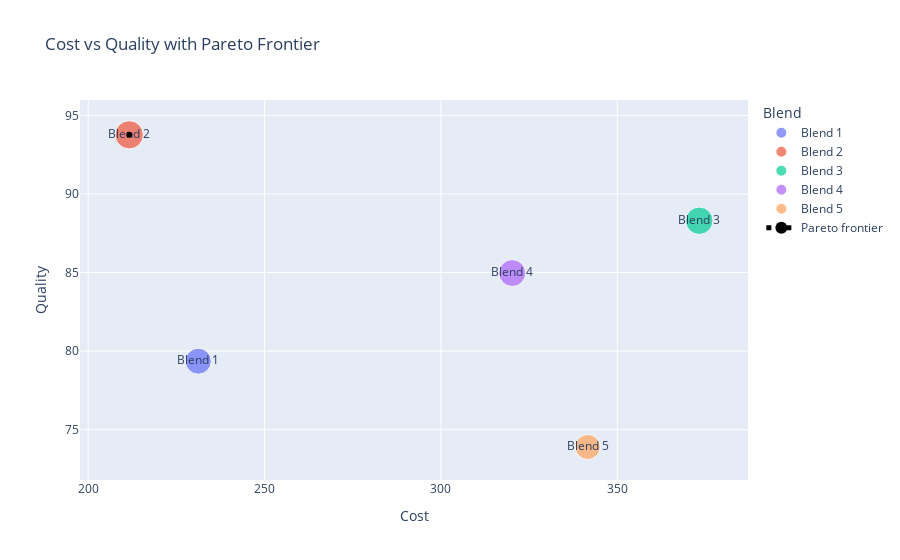

Notebook source saved alongside this figure:
### Code cell
import numpy as np
import pandas as pd
import plotly.express as px
import plotly.graph_objects as go
from itertools import combinations

# ----------------------------------------------------------------------
# SYNTHETIC DATA (5 blends, 5 components per blend, 10 properties)
# ----------------------------------------------------------------------
np.random.seed(42)

n_blends = 5
n_components = 5
n_properties = 10

# Blend-level data
blends = pd.DataFrame({
    "Blend": [f"Blend {i+1}" for i in range(n_blends)],
    "Quality": np.round(np.random.uniform(70, 95, n_blends), 2),
    "Cost": np.round(np.random.uniform(200, 400, n_blends), 2)
})

# Properties per blend
for j in range(n_properties):
    blends[f"Prop{j+1}"] = np.round(np.random.uniform(0.5, 1.5, n_blends), 2)

# Component-level data
components = []
for b in blends["Blend"]:
    fractions = np.random.dirichlet(np.ones(n_components), 1)[0]  # fractions sum to 1
    for i in range(n_components):
        comp_props = np.round(np.random.uniform(0.5, 1.5, n_properties), 2)
        components.append({
            "Blend": b,
            "Component": f"C{i+1}",
            "Fraction": fractions[i],
            **{f"Prop{j+1}": comp_props[j] for j in range(n_properties)}
        })

components = pd.DataFrame(components)

# ----------------------------------------------------------------------
# 1. COST VS QUALITY SCATTER + PARETO FRONT
# ----------------------------------------------------------------------
fig1 = px.scatter(
    blends, x="Cost", y="Quality",
    text="Blend", color="Blend", size="Quality",
    title="Cost vs Quality with Pareto Frontier"
)

# Compute Pareto frontier (min cost, max quality)
points = blends[["Cost", "Quality"]].values
pareto = []
for i, p in enumerate(points):
    if not np.any((points[:,0] <= p[0]) & (points[:,1] >= p[1]) & (points != p).all(axis=1)):
        pareto.append(tuple(p))
pareto = sorted(pareto, key=lambda x: x[0])
fig1.add_trace(go.Scatter(
    x=[p[0] for p in pareto], y=[p[1] for p in pareto],
    mode="lines+markers", line=dict(dash="dot", color="black"),
    name="Pareto frontier"
))

fig1.show()

# ----------------------------------------------------------------------
# 2. WEIGHTED CONTRIBUTION WATERFALL (example: Blend 1, Property 1)
# ----------------------------------------------------------------------
blend_choice = "Blend 1"
prop_choice = "Prop1"

df = components[components["Blend"] == blend_choice].copy()
df["Contribution"] = df["Fraction"] * df[prop_choice]
df = df.sort_values("Contribution", ascending=False)

fig2 = go.Figure(go.Waterfall(
    name="Contrib",
    orientation="v",
    measure=["relative"] * len(df) + ["total"],
    x=list(df["Component"]) + ["Total"],
    text=np.round(list(df["Contribution"]) + [df["Contribution"].sum()], 2),
    y=list(df["Contribution"]) + [df["Contribution"].sum()],
    connector={"line": {"color":"rgb(63, 63, 63)"}}
))
fig2.update_layout(title=f"Weighted Contribution to {prop_choice} - {blend_choice}")
fig2.show()

# ----------------------------------------------------------------------
# 3. 100% STACKED BAR (component fractions per blend)
# ----------------------------------------------------------------------
fractions = components.pivot(index="Blend", columns="Component", values="Fraction").fillna(0)

fig3 = go.Figure()
for c in fractions.columns:
    fig3.add_bar(x=fractions.index, y=fractions[c], name=c)

fig3.update_layout(
    barmode="stack", title="Component Fractions per Blend (100% stacked)",
    yaxis=dict(title="Fraction", tickformat=".0%", range=[0,1])
)
fig3.show()

# ----------------------------------------------------------------------
# 4. PARALLEL COORDINATES (blend properties, colored by Quality)
# ----------------------------------------------------------------------
dims = [dict(label=col, values=blends[col]) for col in [f"Prop{i+1}" for i in range(n_properties)]]

fig4 = go.Figure(data=go.Parcoords(
    line=dict(color=blends["Quality"], colorscale="Viridis", showscale=True),
    dimensions=dims
))
fig4.update_layout(title="Parallel Coordinates of Blend Properties (color=Quality)")
fig4.show()

### Figure 1 — Plotly figure (JSON) as saved in the notebook; plotly's stock layout.template omitted (floating-point values rounded to 4 significant figures)
{"data": [{"hovertemplate": "Blend=%{text}<br>Cost=%{x}<br>Quality=%{marker.size}<extra></extra>", "legendgroup": "Blend 1", "marker": {"color": "#636efa", "size": [79.36], "sizemode": "area", "sizeref": 0.2344, "symbol": "circle"}, "mode": "markers+text", "name": "Blend 1", "orientation": "v", "showlegend": true, "text": ["Blend 1"], "type": "scatter", "x": [231.2], "xaxis": "x", "y": [79.36], "yaxis": "y"}, {"hovertemplate": "Blend=%{text}<br>Cost=%{x}<br>Quality=%{marker.size}<extra></extra>", "legendgroup": "Blend 2", "marker": {"color": "#EF553B", "size": [93.77], "sizemode": "area", "sizeref": 0.2344, "symbol": "circle"}, "mode": "markers+text", "name": "Blend 2", "orientation": "v", "showlegend": true, "text": ["Blend 2"], "type": "scatter", "x": [211.6], "xaxis": "x", "y": [93.77], "yaxis": "y"}, {"hovertemplate": "Blend=%{text}<br>Cost=%{x}<br>Quality=%{marker.size}<extra></extra>", "legendgroup": "Blend 3", "marker": {"color": "#00cc96", "size": [88.3], "sizemode": "area", "sizeref": 0.2344, "symbol": "circle"}, "mode": "markers+text", "name": "Blend 3", "orientation": "v", "showlegend": true, "text": ["Blend 3"], "type": "scatter", "x": [373.2], "xaxis": "x", "y": [88.3], "yaxis": "y"}, {"hovertemplate": "Blend=%{text}<br>Cost=%{x}<br>Quality=%{marker.size}<extra></extra>", "legendgroup": "Blend 4", "marker": {"color": "#ab63fa", "size": [84.97], "sizemode": "area", "sizeref": 0.2344, "symbol": "circle"}, "mode": "markers+text", "name": "Blend 4", "orientation": "v", "showlegend": true, "text": ["Blend 4"], "type": "scatter", "x": [320.2], "xaxis": "x", "y": [84.97], "yaxis": "y"}, {"hovertemplate": "Blend=%{text}<br>Cost=%{x}<br>Quality=%{marker.size}<extra></extra>", "legendgroup": "Blend 5", "marker": {"color": "#FFA15A", "size": [73.9], "sizemode": "area", "sizeref": 0.2344, "symbol": "circle"}, "mode": "markers+text", "name": "Blend 5", "orientation": "v", "showlegend": true, "text": ["Blend 5"], "type": "scatter", "x": [341.6], "xaxis": "x", "y": [73.9], "yaxis": "y"}, {"line": {"color": "black", "dash": "dot"}, "mode": "lines+markers", "name": "Pareto frontier", "type": "scatter", "x": [211.6], "y": [93.77]}], "layout": {"legend": {"itemsizing": "constant", "title": {"text": "Blend"}, "tracegroupgap": 0}, "title": {"text": "Cost vs Quality with Pareto Frontier"}, "xaxis": {"anchor": "y", "domain": [0, 1], "title": {"text": "Cost"}}, "yaxis": {"anchor": "x", "domain": [0, 1], "title": {"text": "Quality"}}}}
